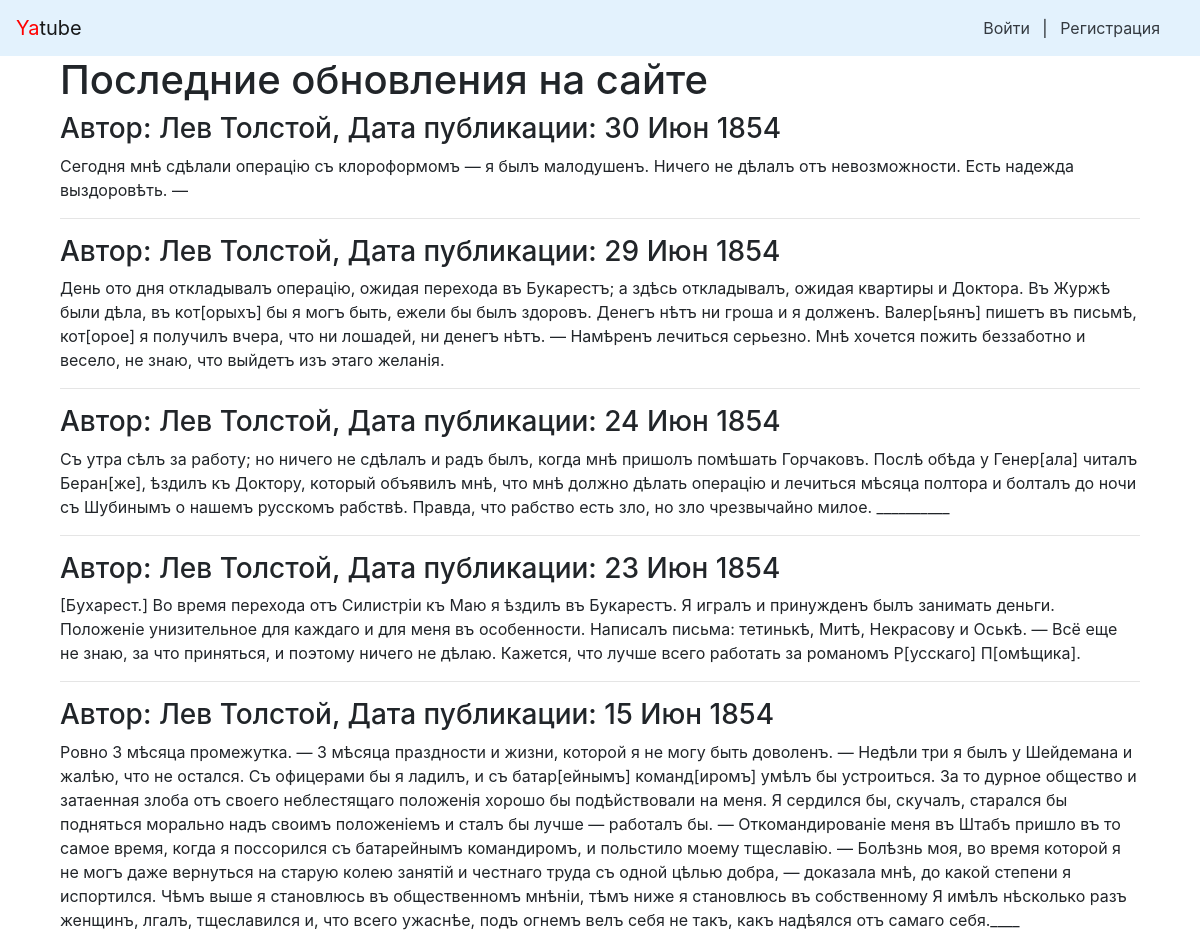
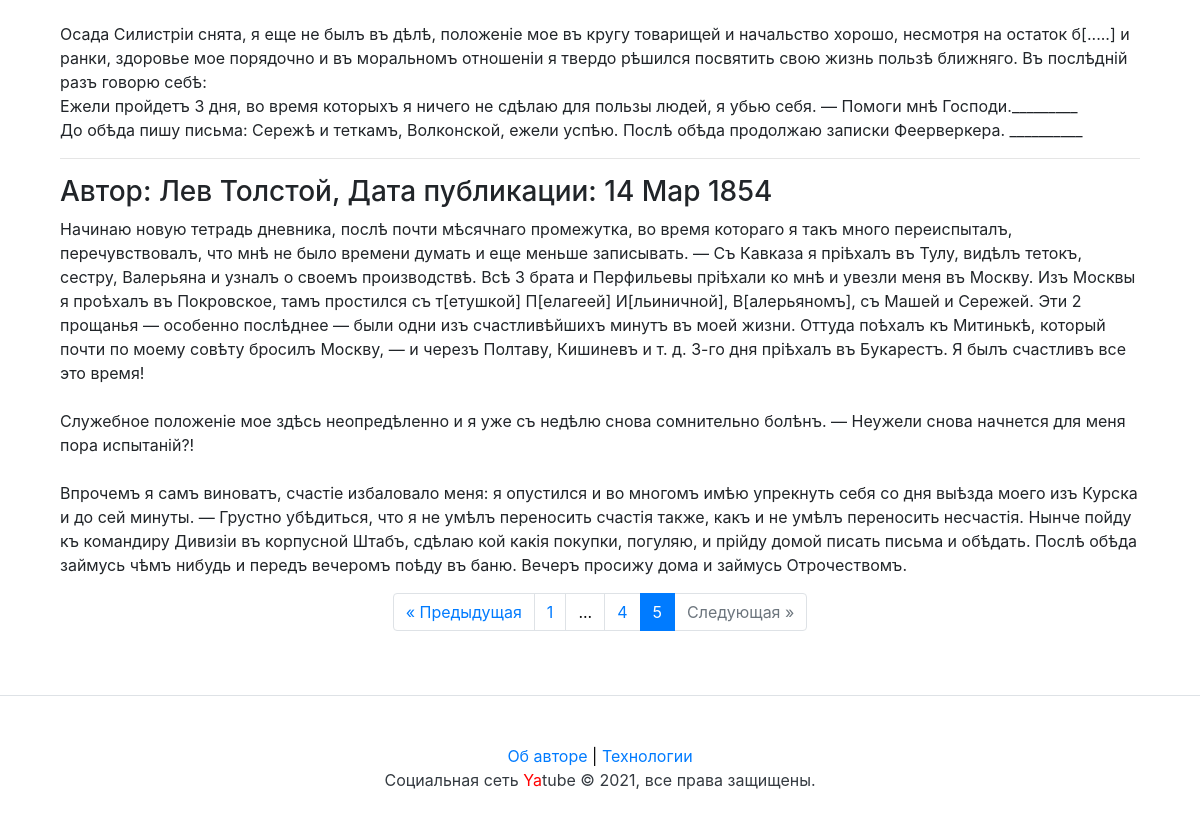
The app's page /?page=5 with its own data (2 pictures, top to bottom).
### posts/models.py (models this page shows, shortened)
class Post(models.Model):
    text = models.TextField(
        verbose_name='Текст',
        help_text='Текст вашего поста.',
    )
    pub_date = models.DateTimeField(
        auto_now_add=True,
        verbose_name='Дата публикации',
    )
    author = models.ForeignKey(
        User,
        on_delete=models.CASCADE,
        verbose_name='Автор',
        related_name='posts',
    )
    group = models.ForeignKey(
        Group,
        blank=True,
        null=True,
        on_delete=models.SET_NULL,
        verbose_name='Группа',
        related_name='posts',
        help_text=('Тематическая группа. Группы создают администраторы. '
                   'Можно не выбирать.')
    )
    class Meta:
        verbose_name = 'Пост'
        verbose_name_plural = 'Посты'
        ordering = ('-pub_date',)

### posts/views.py (the view)
# urls.py: path('', views.index, name='index'),
def index(request):
    post_list = Post.objects.select_related('author')
    context = my_paginator(
        post_list,
        request.GET.get('page'),
    )
    return render(request, 'posts/index.html', context)

### posts/views.py (called while the page is built)
def my_paginator(
        page_list,
        page_number,
        dcount=DELTA_PAGE_COUNT,
        count=MAX_PAGE_COUNT,
):
    paginator = Paginator(page_list, count)
    page = paginator.get_page(page_number)
    from_page = max(page.number - dcount, 2)
    to_page = min(page.number + dcount, paginator.num_pages - 1)
    return {
        'from_page': from_page,
        'to_page': to_page,
        'page': page,
    }

### yatube/context_processors.py (called while the page is built)
def year(request):
    year = dt.today().year
    return {
        'year': year
    }

### templates/posts/index.html (shortened to what this page needs)
{% extends "base.html" %}
{% block header %}Последние обновления на сайте{% endblock %}
{% block content %}
  {% for post in page %}
    <h3>
      Автор: {{ post.author.get_full_name }},
      Дата публикации: {{ post.pub_date|date:"d M Y" }}
    </h3>
    <p>{{ post.text|linebreaksbr }}</p>
    {% if not forloop.last %}<hr>{% endif %}
  {% endfor %}
  {% include "includes/paginator.html" %}
{% endblock %}

### records on screen
Post: author.get_full_name "Лев Толстой", pub_date "30 Июн 1854", text "Сегодня мнѣ сдѣлали операцію съ клороформомъ — я былъ малодушенъ. Ничего не дѣлалъ отъ невозможности. Есть надежда выздоровѣть. —"
Post: author.get_full_name "Лев Толстой", pub_date "29 Июн 1854", text "День ото дня откладывалъ операцію, ожидая перехода въ Букарестъ; a здѣсь откладывалъ, ожидая квартиры и Доктора. Въ Журжѣ были дѣла, въ кот[орыхъ] бы я могъ быть, ежели бы былъ здоровъ. Денегъ нѣтъ ни гроша и я долженъ. Валер[ьянъ] пишетъ въ письмѣ, кот[орое] я получилъ вчера, что ни лошадей, ни денегъ нѣтъ. — Намѣренъ лечиться серьезно. Мнѣ хочется пожить беззаботно и весело, не знаю, что выйдетъ изъ этаго желанія."
Post: author.get_full_name "Лев Толстой", pub_date "24 Июн 1854", text "Съ утра сѣлъ за работу; но ничего не сдѣлалъ и радъ былъ, когда мнѣ пришолъ помѣшать Горчаковъ. Послѣ обѣда у Генер[ала] читалъ Беран[же], ѣздилъ къ Доктору, который объявилъ мнѣ, что мнѣ должно дѣлать операцію и лечиться мѣсяца полтора и болталъ до ночи съ Шубинымъ о нашемъ русскомъ рабствѣ. Правда, что рабство есть зло, но зло чрезвычайно милое. __________"
Post: author.get_full_name "Лев Толстой", pub_date "23 Июн 1854", text "[Бухарест.] Во время перехода отъ Силистріи къ Маю я ѣздилъ въ Букарестъ. Я игралъ и принужденъ былъ занимать деньги. Положеніе унизительное для каждаго и для меня въ особенности. Написалъ письма: тетинькѣ, Митѣ, Некрасову и Оськѣ. — Всё еще не знаю, за что приняться, и поэтому ничего не дѣлаю. Кажется, что лучше всего работать за романомъ Р[усскаго] П[омѣщика]."
Post: author.get_full_name "Лев Толстой", pub_date "15 Июн 1854", text "Ровно 3 мѣсяца промежутка. — 3 мѣсяца праздности и жизни, которой я не могу быть доволенъ. — Недѣли три я былъ у Шейдемана и жалѣю, что не остался. Съ офицерами бы я ладилъ, и съ батар[ейнымъ] команд[иромъ] умѣлъ бы устроиться. За то дурное общество и затаенная злоба отъ своего неблестящаго положенія хорошо бы подѣйствовали на меня. Я сердился бы, скучалъ, старался бы подняться морально надъ своимъ положеніемъ и сталъ бы лучше — работалъ бы. — Откомандированіе меня въ Штабъ пришло въ то самое время, когда я поссорился съ батарейнымъ командиромъ, и польстило моему тщеславію. — Болѣзнь моя, во время которой я не могъ даже вернуться на старую колею занятій и честнаго труда съ одной цѣлью…"
Post: author.get_full_name "Лев Толстой", pub_date "14 Мар 1854", text "Начинаю новую тетрадь дневника, послѣ почти мѣсячнаго промежутка, во время котораго я такъ много переиспыталъ, перечувствовалъ, что мнѣ не было времени думать и еще меньше записывать. — Съ Кавказа я пріѣхалъ въ Тулу, видѣлъ тетокъ, сестру, Валерьяна и узналъ о своемъ производствѣ. Всѣ 3 брата и Перфильевы пріѣхали ко мнѣ и увезли меня въ Москву. Изъ Москвы я проѣхалъ въ Покровское, тамъ простился съ т[етушкой] П[елагеей] И[льиничной], В[алерьяномъ], съ Машей и Сережей. Эти 2 прощанья — особенно послѣднее — были одни изъ счастливѣйшихъ минутъ въ моей жизни. Оттуда поѣхалъ къ Митинькѣ, который почти по моему совѣту бросилъ Москву, — и черезъ Полтаву, Кишиневъ и т. д. 3-го дня пріѣхалъ въ…"

### other values on screen
{{ i }} "4"
{{ i }} "5"
